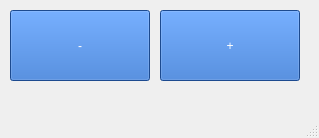
<?xml version="1.0" encoding="UTF-8"?>
<ui version="4.0">
 <class>MainWindow</class>
 <widget class="QMainWindow" name="MainWindow">
  <property name="geometry">
   <rect>
    <x>0</x>
    <y>0</y>
    <width>319</width>
    <height>138</height>
   </rect>
  </property>
  <property name="windowTitle">
   <string>MainWindow</string>
  </property>
  <widget class="QWidget" name="centralwidget">
   <widget class="QPushButton" name="plus">
    <property name="geometry">
     <rect>
      <x>160</x>
      <y>10</y>
      <width>140</width>
      <height>71</height>
     </rect>
    </property>
    <property name="styleSheet">
     <string notr="true">color: rgb(255, 255, 255);
background-color: rgb(39, 104, 200);</string>
    </property>
    <property name="text">
     <string>+</string>
    </property>
    <property name="checkable">
     <bool>false</bool>
    </property>
    <property name="checked">
     <bool>false</bool>
    </property>
    <property name="autoExclusive">
     <bool>false</bool>
    </property>
    <property name="autoDefault">
     <bool>false</bool>
    </property>
    <property name="default">
     <bool>false</bool>
    </property>
    <property name="flat">
     <bool>false</bool>
    </property>
   </widget>
   <widget class="QPushButton" name="minus">
    <property name="geometry">
     <rect>
      <x>10</x>
      <y>10</y>
      <width>140</width>
      <height>71</height>
     </rect>
    </property>
    <property name="styleSheet">
     <string notr="true">color: rgb(255, 255, 255);
background-color: rgb(39, 104, 200);</string>
    </property>
    <property name="text">
     <string>-</string>
    </property>
    <property name="checkable">
     <bool>false</bool>
    </property>
    <property name="checked">
     <bool>false</bool>
    </property>
    <property name="autoExclusive">
     <bool>false</bool>
    </property>
    <property name="autoDefault">
     <bool>false</bool>
    </property>
    <property name="default">
     <bool>false</bool>
    </property>
    <property name="flat">
     <bool>false</bool>
    </property>
   </widget>
  </widget>
  <widget class="QMenuBar" name="menubar">
   <property name="geometry">
    <rect>
     <x>0</x>
     <y>0</y>
     <width>319</width>
     <height>22</height>
    </rect>
   </property>
  </widget>
  <widget class="QStatusBar" name="statusbar"/>
 </widget>
 <resources/>
 <connections/>
</ui>
